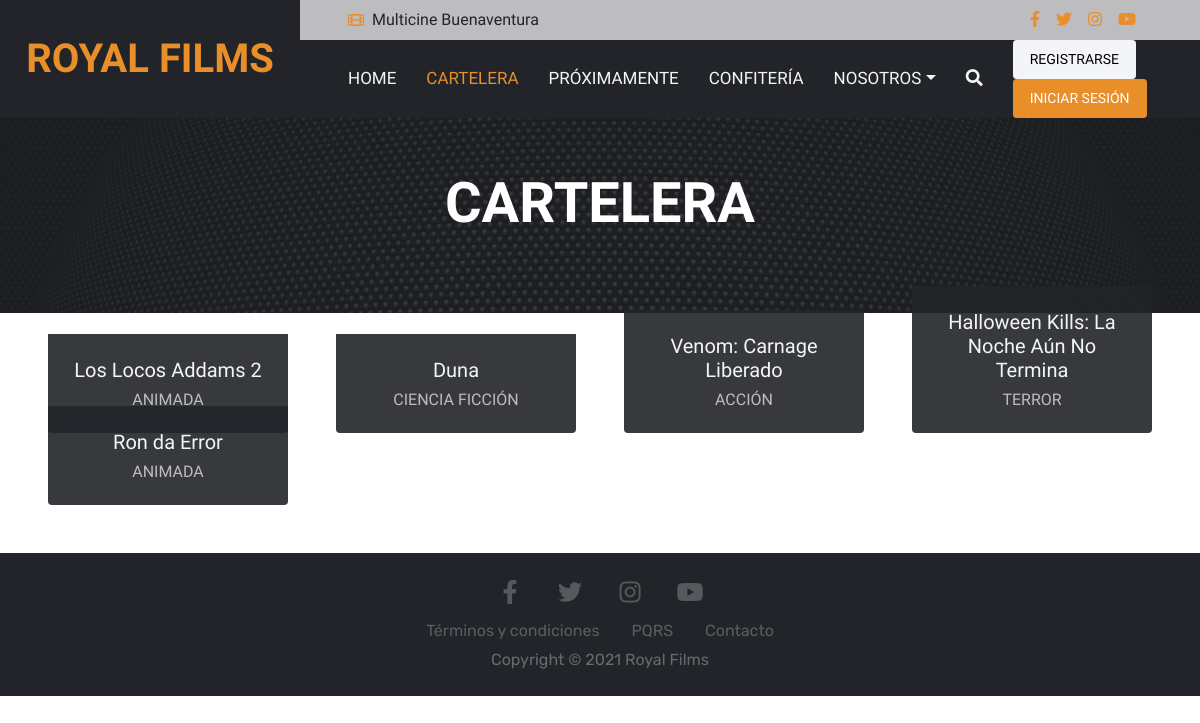
The page /cartelera on the database as committed earlier.
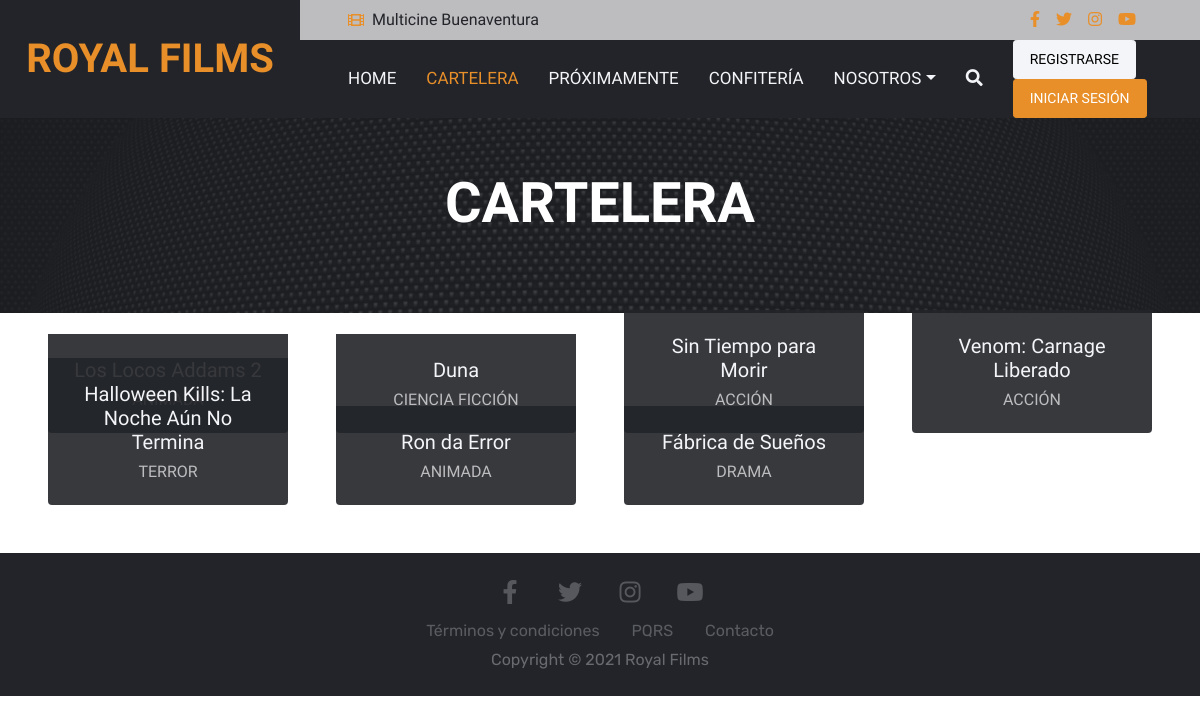
The same page on the database as committed later.
### app/models.py (models this page shows, shortened)
class Movie(db.Model):
    __tablename__ = 'movie'
    movie_id = db.Column(db.Integer, primary_key=True)
    title = db.Column(db.String(255), unique=True)
    poster_file = db.Column(db.String(255), nullable=False)
    trailer_url = db.Column(db.String(255), nullable=False)
    synopsis = db.Column(db.Text, nullable=False)
    length = db.Column(db.String(100), nullable=False)
    format = db.Column(db.String(50), nullable=False)
    genre= db.Column(db.String(50), nullable=False)
    rating = db.Column(db.String(50), nullable=False)
    cast = db.Column(db.String(255), nullable=False)
    release = db.Column(db.String(50), nullable=False)
    status = db.Column(db.String(50), nullable=False)

### app/home/views.py (the view)
@home.route('/cartelera')
def cartelera():
    billboard = Movie.query.filter_by(status = 'active').all()
    return render_template('cartelera.html', movies=billboard)

### app/home/templates/cartelera.html (shortened to what this page needs)
{% extends 'base.html' %}
{% set active_page = "Cartelera" %}
{% block body %}
<div class="container-fluid bg-primary p-5 bg-hero mb-5">
    <div class="row py-1">
        <div class="col-12 text-center">
            <h1 class="display-4 text-uppercase text-white mb-md-4">Cartelera</h1>
        </div>
    </div>
</div>
<div class="container-fluid p-5">
    <div class="row g-5">
        {% for m in movies %}
        <div class="col-lg-3 col-md-6">
            <div class="team-item position-relative">
                <div class="position-relative overflow-hidden rounded">
                </div>
                <div class="position-absolute start-0 bottom-0 w-100 rounded-bottom text-center p-4"
                    style="background: rgba(34, 36, 41, .9);">
                    <h5 class="text-light">{{ m.title }}</h5>
                    <h6 class="text-uppercase text-secondary m-0">{{ m.genre }}</h6>
                </div>
            </div>
        </div>
        {% endfor %}
    </div>
</div>
{% endblock %}

### app/home/templates/base.html (shortened to what this page needs)
<!DOCTYPE html>
<html lang="en">
<head>
    <link href="https://cdnjs.cloudflare.com/ajax/libs/font-awesome/5.15.0/css/all.min.css" rel="stylesheet">
    <link href="https://cdn.jsdelivr.net/npm/bootstrap-icons@1.4.1/font/bootstrap-icons.css" rel="stylesheet">
    <link href="{{ url_for('static', filename='css/bootstrap.min.css') }}" rel="stylesheet">
    <link href="{{ url_for('static', filename='css/style.css') }}" rel="stylesheet">
</head>
<body>
    <div class="container-fluid sticky-top bg-dark px-0">
        <div class="row gx-0">
            <div class="col-lg-3 bg-dark d-none d-lg-block">
                <a href="/" class="navbar-brand w-100 h-100 m-0 p-0 d-flex align-items-center justify-content-center">
                    <h1 class="m-0 text-primary text-uppercase">Royal Films</h1>
                </a>
            </div>
            <div class="col-lg-9">
                <div class="row gx-0 bg-secondary d-none d-lg-flex">
                    <div class="col-lg-7 px-5 text-start">
                        <div class="h-100 d-inline-flex align-items-center py-2 me-4">
                            <i class="fa fa-film text-primary me-2"></i>
                            <h6 class="mb-0">Multicine Buenaventura</h6>
                        </div>
                    </div>
                    <div class="col-lg-5 px-5 text-end">
                        <div class="d-inline-flex align-items-center py-2">
                            <a class="me-3" href="">
                                <i class="fab fa-facebook-f"></i>
                            </a>
                            <a class="me-3" href="">
                                <i class="fab fa-twitter"></i>
                            </a>
                            <a class="me-3" href="">
                                <i class="fab fa-instagram"></i>
                            </a>
                            <a class="me-3" href="">
                                <i class="fab fa-youtube"></i>
                            </a>
                        </div>
                    </div>
                </div>
                <nav class="navbar navbar-expand-lg bg-dark navbar-dark p-3 p-lg-0 px-lg-5">
                    <div class="collapse navbar-collapse justify-content-between" id="navbarCollapse">
                        <div class="navbar-nav mr-auto py-0">
                            <a href="/"
                                class="nav-item nav-link {{ 'active' if active_page == 'Home' else '' }}">Home</a>
                            <a href="cartelera"
                                class="nav-item nav-link {{ 'active' if active_page == 'Cartelera' else '' }}">Cartelera</a>
                            <a href="proximos"
                                class="nav-item nav-link {{ 'active' if active_page == 'Proximamente' else '' }}">Próximamente</a>
                            <a href="confiteria"
                                class="nav-item nav-link {{ 'active' if active_page == 'Confiteria' else '' }}">Confitería</a>
                            <div class="nav-item dropdown">
                                <a href="#" class="nav-link dropdown-toggle" data-bs-toggle="dropdown">Nosotros</a>
                            </div>
                            <a href="{{ url_for('home.buscar') }}" class="nav-item nav-link"><i
                                    class="fas fa-search"></i></a>
                        </div>
                        {% if 'usuario' in session %}
                        <div class="navbar-nav dropdown">
                            <a href="#" class="nav-item nav-link dropdown-toggle" data-bs-toggle="dropdown"><i
                                    class="fas fa-user-alt"></i><span class="ms-3 d-none d-sm-inline">{{ session['nombre'] }}</span></a>
                            <div class="dropdown-menu rounded-0 m-0">
                                <a href="{{ url_for('user.perfil') }}" class="dropdown-item">Mi perfil</a>
                                <a href="{{ url_for('user.logout') }}" class="dropdown-item">Cerrar sesión</a>
                            </div>
                        </div>
                        {% else %}
                        <div>
                            <a href="register" class="btn btn-sm btn-light py-sm-2 px-sm-3 me-3">Registrarse</a>
                            <a href="login" class="btn btn-sm btn-primary py-sm-2 px-sm-3">Iniciar Sesión</a>
                        </div>
                        {% endif %}
                    </div>
                </nav>
            </div>
        </div>
    </div>
    {% block body %}
    {% endblock %}
    <div class="footer-basic">
        <footer>
            <div class="social">
                <a href="#"><i class="fab fa-facebook-f"></i></a>
                <a href="#"><i class="fab fa-twitter"></i></a>
                <a href="#"><i class="fab fa-instagram"></i></a>
                <a href="#"><i class="fab fa-youtube"></i></a>
            </div>
            <ul class="list-inline">
                <li class="list-inline-item"><a href="#">Términos y condiciones</a></li>
                <li class="list-inline-item"><a href="#">PQRS</a></li>
                <li class="list-inline-item"><a href="#">Contacto</a></li>
            </ul>
            <div class="container-fluid py-4 py-lg-0 px-5">
                <div class="row gx-5">
                    <div class="col-lg-12">
                        <div class="py-lg-1 text-center">
                            <p class="mb-0">Copyright &copy; 2021 Royal Films</p>
                        </div>
                    </div>
                </div>
            </div>
        </footer>
    </div>
</body>
</html>

### app/static/css/style.css (style rules this page uses)
:root { --primary: #e88f2a; --secondary: #bdbdbf; --light: #f4f5f8; --dark: #0f172b; }
h1, h2, .font-weight-bold { font-weight: 700 !important; }
h5, h6, .font-weight-medium { font-weight: 500 !important; }
.btn { font-family: "Oswald", sans-serif; text-transform: uppercase; transition: 0.5s; }
.btn-primary { color: #ffffff; }
.navbar-dark .navbar-nav .nav-link { font-family: "Oswald", sans-serif; margin-right: 30px; padding: 20px 0; color: var(--light); font-size: 17px; text-transform: uppercase; outline: none; }
.navbar-dark .navbar-nav .nav-link:hover, .navbar-dark .navbar-nav .nav-link.active { color: var(--primary); }
.bg-hero { background: linear-gradient(rgba(34, 36, 41, 0.8), rgba(34, 36, 41, 0.8)), url(../home/img/carousel-1.jpg) top center no-repeat; background-size: cover; }
.footer-basic { padding: 20px 0; background-color: #222429; }
.footer-basic ul { padding: 0; list-style: none; text-align: center; line-height: 1.6; margin-bottom: 0; }
.footer-basic li { padding: 0 10px; }
.footer-basic ul a { color: inherit; text-decoration: none; opacity: 0.8; }
.footer-basic .social { text-align: center; padding-bottom: 5px; }
.footer-basic .social > a { font-size: 24px; width: 40px; height: 40px; line-height: 40px; display: inline-block; text-align: center; border-radius: 50%; margin: 0 8px; color: inherit; opacity: 0.75; }

Rows that differ between the two databases and show on the page:
no longer on this page (row unchanged): Movie: title "Los Locos Addams 2", genre "ANIMADA"
now on this page (row edited): Movie: title "Sin Tiempo para Morir", genre "ACCIÓN"
now on this page (row edited): Movie: title "Fábrica de Sueños", genre "DRAMA"
